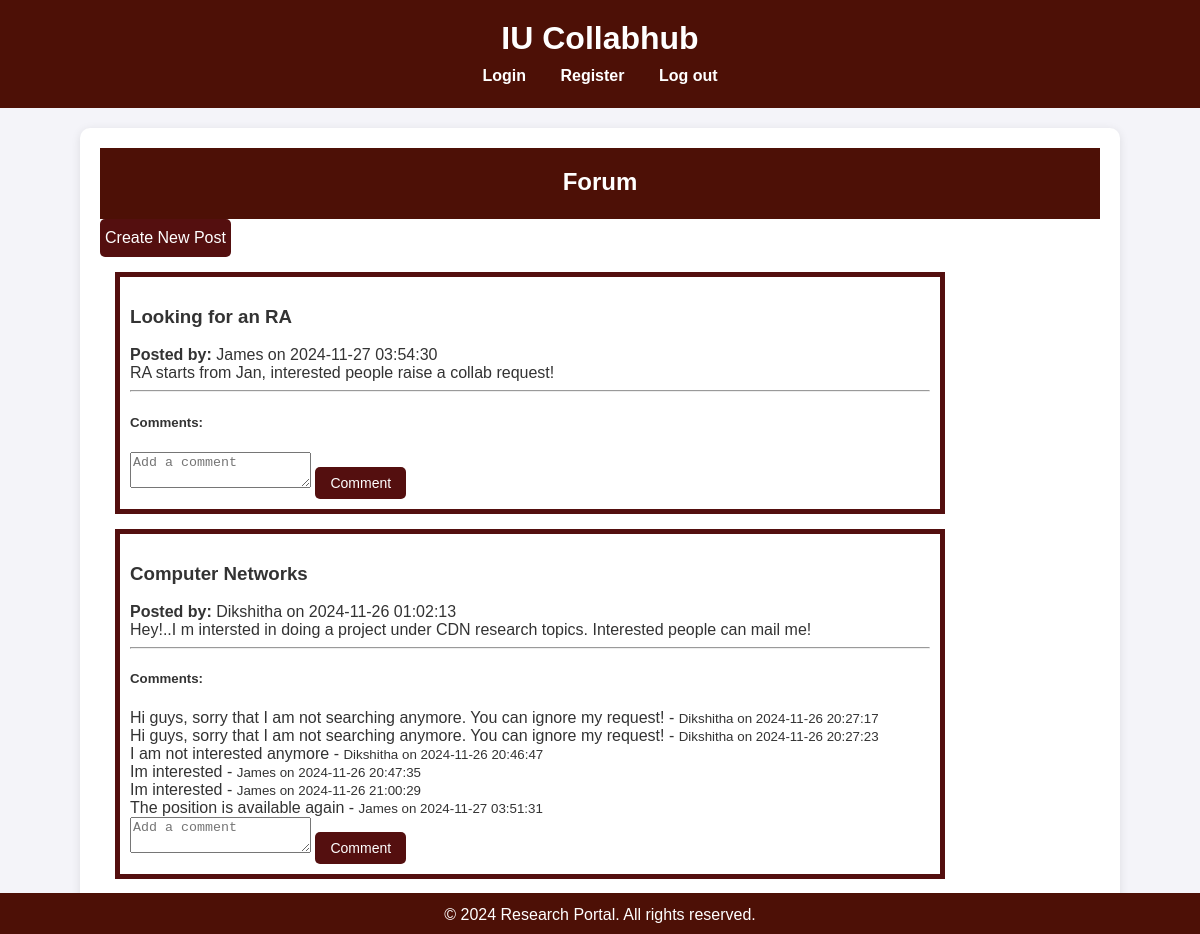
Page /forum/forum_page (signed in) on the committed database.
### app/models.py (models this page shows)
class Forum(db.Model):
    id = db.Column(db.Integer, primary_key=True)
    user_id = db.Column(db.Integer, db.ForeignKey('user.id'), nullable=False)
    title = db.Column(db.String(500), nullable=False)
    body = db.Column(db.Text, nullable=False)
    time_stamp = db.Column(db.DateTime, default=datetime.utcnow)
    comments = db.relationship('Comment', backref='post', lazy=True)

class User(db.Model, UserMixin):
    id = db.Column(db.Integer, primary_key=True)
    user_name = db.Column(db.String(120), unique=True, nullable=False)
    email = db.Column(db.String(120), unique=True, nullable=False)
    password = db.Column(db.String(60), nullable=False)
    role = db.Column(Enum('Student', 'Teacher/Professor', name='role_enum'), nullable=False)
    department=db.Column(db.String(150), nullable=False)
    institution = db.Column(db.String(120), nullable=False)
    profile = db.relationship('Profile', backref='user', uselist=False)
    forums = db.relationship('Forum', backref='user', lazy=True)
    sent_requests = db.relationship('Request', foreign_keys='Request.sender_id', backref='sender', lazy=True)
    received_requests = db.relationship('Request', foreign_keys='Request.receiver_id', backref='receiver', lazy=True)

class Comment(db.Model):
    id = db.Column(db.Integer, primary_key=True)
    post_id = db.Column(db.Integer, db.ForeignKey('forum.id'), nullable=False)
    user_id = db.Column(db.Integer, db.ForeignKey('user.id'), nullable=False)
    content = db.Column(db.Text, nullable=False)
    time_stamp = db.Column(db.DateTime, default=datetime.utcnow)

### app/forum_routes.py (the view)
@forum.route('/forum_page', methods=['GET'])
@login_required
def forum_page():
    posts = db.session.query(Forum, User.user_name).join(User, Forum.user_id == User.id).order_by(Forum.time_stamp.desc()).all()
    posts_with_comments = []
    for post, user_name in posts:
        comments = db.session.query(Comment.content, Comment.time_stamp, User.user_name).join(User, Comment.user_id == User.id).filter(Comment.post_id == post.id).order_by(Comment.time_stamp.asc()).all()
        post_data = {
            "post": post,
            "user_name": user_name,
            "comments": [{"content": c.content, "user_name": c.user_name, "time_stamp": c.time_stamp} for c in comments],
        }
        posts_with_comments.append(post_data)
    return render_template('forum_page.html', posts=posts_with_comments)

### app/__init__.py (called while the page is built)
@login_manager.user_loader
def load_user(user_id):
    from .models import User
    return User.query.get(int(user_id))

### app/templates/forum_page.html
{% extends "base.html" %}
{% block header %}
    <h2>Forum</h2>
{% endblock %}
{% block content %}
<a href="{{ url_for('forum.create_post') }}" class="btn btn-primary">Create New Post</a>
<div>
    {% for post_data in posts %}
<div class="forum-post">
    <h3>{{ post_data.post.title }}</h3>
    <p><strong>Posted by:</strong> {{ post_data.user_name }} on {{ post_data.post.time_stamp.strftime('%Y-%m-%d %H:%M:%S') }}</p>
    <p>{{ post_data.post.body }}</p>
    <hr>
    <h5>Comments:</h5>
    {% for comment in post_data.comments %}
    <p>{{ comment.content }} - <small>{{ comment.user_name }} on {{ comment.time_stamp.strftime('%Y-%m-%d %H:%M:%S') }}</small></p>
    {% endfor %}
        <form method="POST" action="{{ url_for('forum.add_comment', post_id=post_data.post.id) }}">
            <textarea name="content" rows="2" placeholder="Add a comment"></textarea>
            <button type="submit" class="btn btn-secondary comment-button">Comment</button>
        </form>
</div>
{% endfor %}
</div>
{% endblock %}

### app/static/style.css (style rules this page uses)
body, h1, h2, p, a, nav { margin: 0; padding: 0; text-decoration: none; }
body { font-family: Arial, sans-serif; background-color: #f4f4f9; color: #333; margin: 0; padding: 0; }
.btn { display: inline-block; padding: 10px 5px; font-size: 16px; color: white; background-color: rgb(84, 15, 15); border: none; border-radius: 5px; text-decoration: none; transition: background-color 0.3s ease; }
.forum-post { width: 800px; padding: 10px; border: 5px solid rgb(84, 15, 15); margin: 15px; }
.comment-button { background-color:rgb(84, 15, 15); color: white; border: none; padding: 8px 15px; font-size: 14px; border-radius: 5px; cursor: pointer; transition: background-color 0.3s ease; }

### rows in the picture
Forum: post "Looking for an RA", user_name "James", post.time_stamp "2024-11-27 03:54:30", post.body "RA starts from Jan, interested people raise a collab request!"
Forum: post "Computer Networks", user_name "Dikshitha", post.time_stamp "2024-11-26 01:02:13", post.body "Hey!..I m intersted in doing a project under CDN research topics. Interested people can mail me!"
Comment: content "Hi guys, sorry that I am not searching anymore. You can ignore my request!", user_name "Dikshitha", time_stamp "2024-11-26 20:27:17"
Comment: content "Hi guys, sorry that I am not searching anymore. You can ignore my request!", user_name "Dikshitha", time_stamp "2024-11-26 20:27:23"
Comment: content "I am not interested anymore", user_name "Dikshitha", time_stamp "2024-11-26 20:46:47"
Comment: content "Im interested", user_name "James", time_stamp "2024-11-26 20:47:35"
Comment: content "Im interested", user_name "James", time_stamp "2024-11-26 21:00:29"
Comment: content "The position is available again", user_name "James", time_stamp "2024-11-27 03:51:31"
